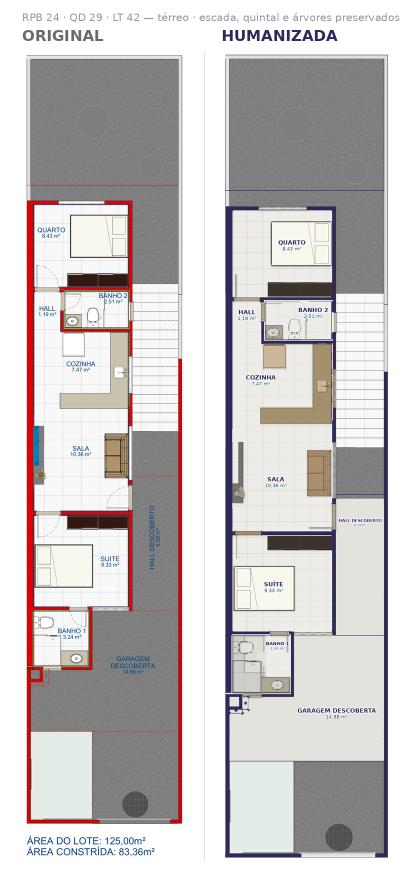
#> input picture RPB24_ANTES_DEPOIS.png, 827 x 1766 px (shown at 1/2 size)
$ python -i fachada.py   (imports and definitions only)
#> lines starting #> are read from the running program, lines starting #| are printed output that depends on the picture; after the words box and inside, x2 and y2 are one past the last pixel; in counts of white or black regions, pixels touching at a corner belong together
"""
Humanizacao da perspectiva 3D.

Dois modos:
  - "viva" (padrao desde 28/09): cor de material em cima do 3D do Revit -
    parede em branco quente, telhado no tom escolhido (o do Revit, ceramica
    ou grafite), vidro azulado, o que ja tinha cor (tijolo, madeira) mais
    vivo, e ceu em degrade atras. Mesma geometria, sem redesenhar nada.
  - "sobria": o tratamento antigo (rampa de cinza quente).
Se a pessoa mandar um RENDER em imagem (JPG/PNG do Enscape, Lumion, Revit
Realista...), ele entra como veio - so recorta a margem e acerta o contraste.
Render de verdade sempre ganha de recolorir o 3D chapado.

O 3D sai do Revit com material chapado, preto duro e fundo branco. Aqui ele
recebe tratamento de apresentacao SEM redesenhar nada:
  - os tons do Revit passam por uma rampa quente e sobria (nada de cor forte)
  - o preto vira grafite: o volume para de pesar na folha
  - o fundo branco vira um degrade suave, com sombra de contato embaixo da casa
A geometria e exatamente a mesma que saiu do modelo.
"""
import numpy as np
import pymupdf
from scipy import ndimage
from PIL import Image

# rampa de tons: luminancia do Revit -> cinza quente de apresentacao
RAMPA = [
    (0,   (84, 82, 88)),
    (40,  (104, 101, 105)),
    (90,  (137, 134, 134)),
    (140, (174, 171, 167)),
    (195, (215, 212, 206)),
    (235, (238, 236, 230)),
    (255, (252, 251, 248)),
]

FUNDO_TOPO = (245, 244, 242)
FUNDO_BASE = (255, 255, 255)


# [98 lines left out: functions _lut, _renderizar, humanizar, not called in this run]


# --------------------------------------------------------------------------- #
#  Modo "viva"
# --------------------------------------------------------------------------- #
TELHADOS = {
    # tom escuro -> tom claro da telha, interpolado pela luminancia do Revit
    "revit":    ((88, 92, 102),  (176, 180, 188)),     # o cinza do modelo, so mais rico
    "ceramica": ((118, 54, 34),  (214, 126, 84)),
    "grafite":  ((48, 50, 56),   (128, 132, 140)),
}
PAREDE_SOMBRA = (190, 180, 166)
PAREDE_LUZ = (253, 250, 243)
VIDRO = (58, 88, 118)
CEU_TOPO = (150, 196, 232)
CEU_BASE = (236, 244, 250)


# [111 lines left out: functions _misturar, humanizar_viva, not called in this run]


_IMAGEM = (b"\x89PNG", b"\xff\xd8\xff", b"RIFF", b"GIF8")


def _eh_imagem(caminho):
    try:
        with open(caminho, "rb") as f:
            cab = f.read(4)
    except (IOError, OSError):
        return False
    return any(cab.startswith(m) for m in _IMAGEM)


def render_pronto(caminho):
    """Render que ja vem pronto (JPG/PNG): recorta a margem branca e acerta
    o contraste de leve. Nao recolore nada."""
#> called with caminho = '../RPB24_ANTES_DEPOIS.png'
    from PIL import ImageOps, ImageEnhance
    im = Image.open(caminho).convert("RGB")
#> im is the input picture: PIL image 827x1766 RGB; mean R, G, B 201.1, 196.6, 196.4
    a = np.asarray(im)
    tinta = a.min(axis=2) < 246
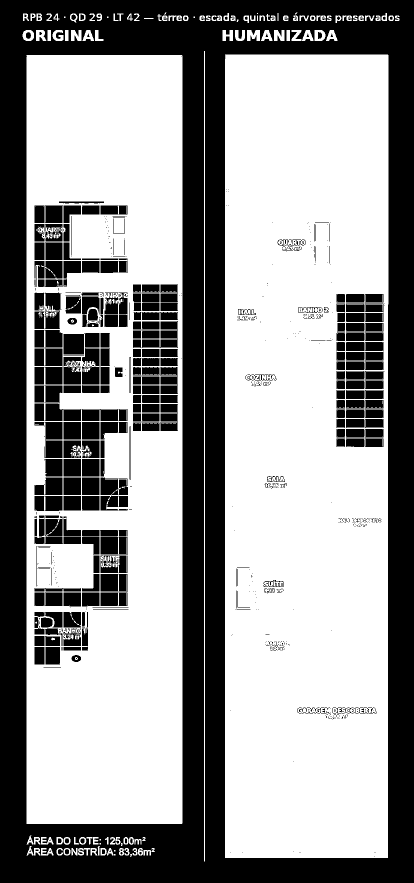
#> tinta: shape (1766, 827) bool (shown at 1/2 size); 60% white; 845 black regions (516 under 20 px), largest, box (x1, y1, x2, y2) and area: (0, 0, 827, 1766) 438946, (127, 668, 168, 709) 1681, (127, 844, 162, 879) 1225
    if tinta.any():
        ys = np.nonzero(tinta.any(axis=1))[0]; xs = np.nonzero(tinta.any(axis=0))[0]
#> after `ys = np.nonzero(tinta.any(axis=1))[0]`: ys = 1664 values from 25 to 1722
#> after `xs = np.nonzero(tinta.any(axis=0))[0]`: xs = 726 values from 45 to 798
        im = im.crop((int(xs.min()), int(ys.min()), int(xs.max()) + 1, int(ys.max()) + 1))
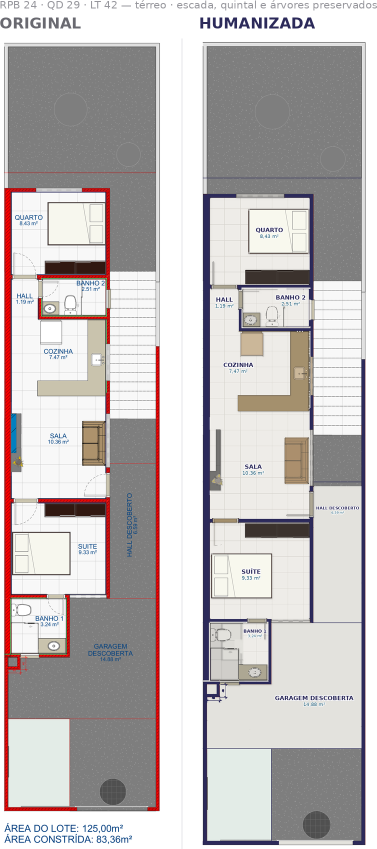
#> im: PIL image 754x1698 RGB (shown at 1/2 size); mean R, G, B 193.5, 188.4, 188.2
    if max(im.size) > 3000:
        k = 3000.0 / max(im.size)
        im = im.resize((int(im.width * k), int(im.height * k)), Image.LANCZOS)
    im = ImageOps.autocontrast(im, cutoff=0.4)
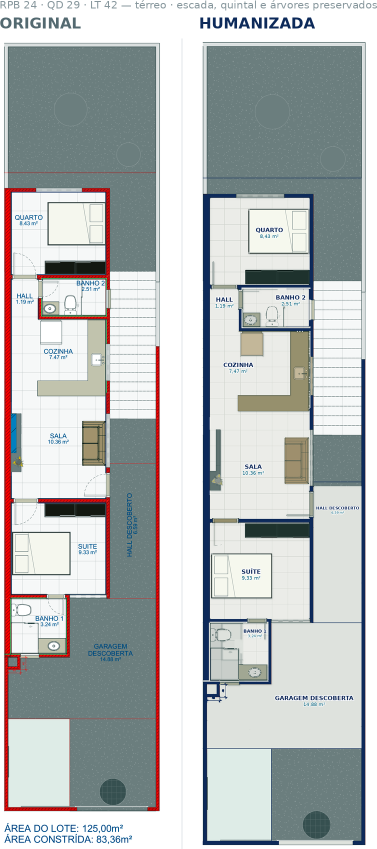
#> im: PIL image 754x1698 RGB (shown at 1/2 size); mean R, G, B 184.2, 188.4, 188.2
    return ImageEnhance.Color(im).enhance(1.06)


def carregar(caminho, humanizar=True, estilo="viva", telhado="revit"):
    """Porta de entrada da prancha: decide o que fazer com o arquivo do 3D."""
    if _eh_imagem(caminho):
        return render_pronto(caminho)
    if not humanizar:
        p3 = pymupdf.open(caminho)[0].get_pixmap(dpi=260, colorspace=pymupdf.csRGB)
        im = Image.frombytes("RGB", (p3.width, p3.height), p3.samples)
        a = np.asarray(im)
        tinta = a.min(axis=2) < 248
        if tinta.any():
            ys = np.nonzero(tinta.any(axis=1))[0]; xs = np.nonzero(tinta.any(axis=0))[0]
            im = im.crop((max(0, xs.min() - 8), max(0, ys.min() - 8),
                          min(im.width, xs.max() + 8), min(im.height, ys.max() + 8)))
        return im
    if estilo == "sobria":
        return humanizar_fn(caminho, dpi=300)
    return humanizar_viva(caminho, telhado=telhado)


humanizar_fn = humanizar

>>> result = carregar('../RPB24_ANTES_DEPOIS.png')
